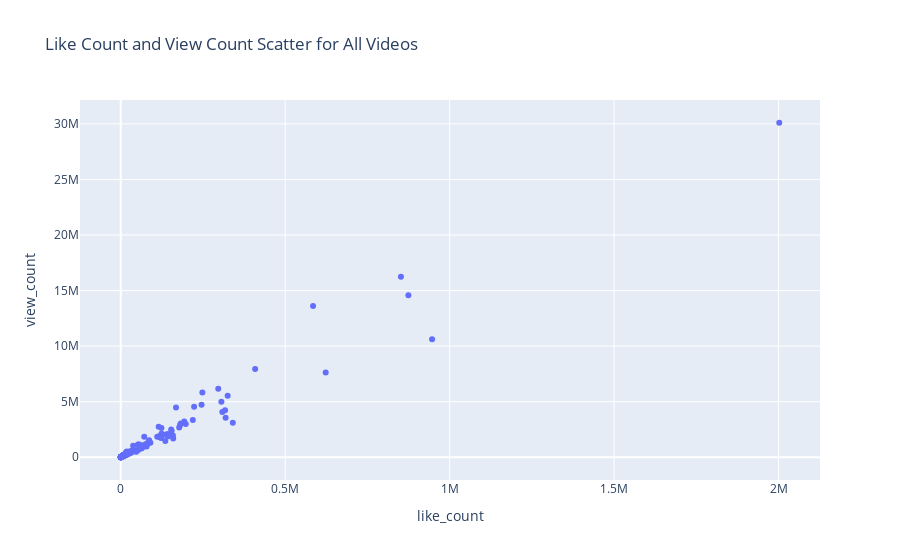

The notebook cell this image was saved under:
### Markdown cell above
### Scatter Plots

### Code cell
import plotly.express as px
from plotly.offline import plot, iplot, init_notebook_mode
init_notebook_mode(connected = True)
fig = px.scatter(all_videos , x = 'like_count' , y = 'view_count' , hover_data = ['video_title' , 'comment_count' , 'upload_date'] , title= 'Like Count and View Count Scatter for All Videos')
fig.show()

### Figure 1 — Plotly figure (JSON) as saved in the notebook; plotly's stock layout.template omitted (floating-point values rounded to 4 significant figures; data arrays with more than 128 entries replaced by an {"elided": "..."} marker saying what was removed)
{"data": [{"customdata": {"elided": "184x3 mixed values"}, "hovertemplate": "like_count=%{x}<br>view_count=%{y}<br>video_title=%{customdata[0]}<br>comment_count=%{customdata[1]}<br>upload_date=%{customdata[2]}<extra></extra>", "legendgroup": "", "marker": {"color": "#636efa", "symbol": "circle"}, "mode": "markers", "name": "", "orientation": "v", "showlegend": false, "type": "scatter", "x": {"elided": "184 int values"}, "xaxis": "x", "y": {"elided": "184 int values"}, "yaxis": "y"}], "layout": {"legend": {"tracegroupgap": 0}, "title": {"text": "Like Count and View Count Scatter for All Videos"}, "xaxis": {"anchor": "y", "domain": [0, 1], "title": {"text": "like_count"}}, "yaxis": {"anchor": "x", "domain": [0, 1], "title": {"text": "view_count"}}}}
